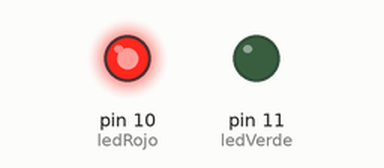
Recording of a sketch running on a simulated Arduino Uno, built with avr-gcc and run on an emulated ATmega328P. Parts: output pins drawn as LEDs (lit = HIGH).

Above: at 0.1 s.
At 1.1 s:
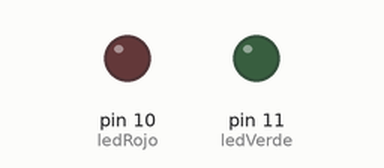
At 20.1 s:
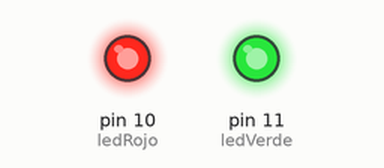
At 37.1 s:
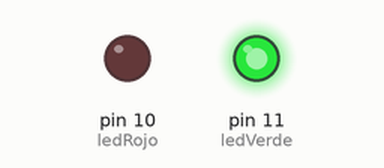
Timing chart, 0 to 38.6 s (numbered marks = the images above):
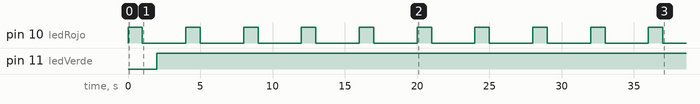

The sketch:

Endendido_apagado_de_leds.ino
```cpp
int ledRojo = 10;
int ledVerde = 11;
int delay_time = 1000;

void setup() {
  // put your setup code here, to run once:
 pinMode(ledRojo, OUTPUT);
 pinMode(ledVerde, OUTPUT);
}

void loop() {
  //Solamente tenemos 255 bits disponibles
  //tendriamos que iniciar desde 0 hasta 255
  digitalWrite(ledRojo,HIGH);
  delay(delay_time);
  digitalWrite(ledRojo,LOW);
  delay(delay_time);

  digitalWrite(ledVerde,HIGH);
  delay(delay_time);
  digitalWrite(ledRojo,LOW);
  delay(delay_time);
}
```

Measured:
- by itself, pin 10 (ledRojo): alternates HIGH for 1.0 s and LOW for 3.0 s
- by itself, pin 11 (ledVerde): LOW → HIGH at 2.0 s
